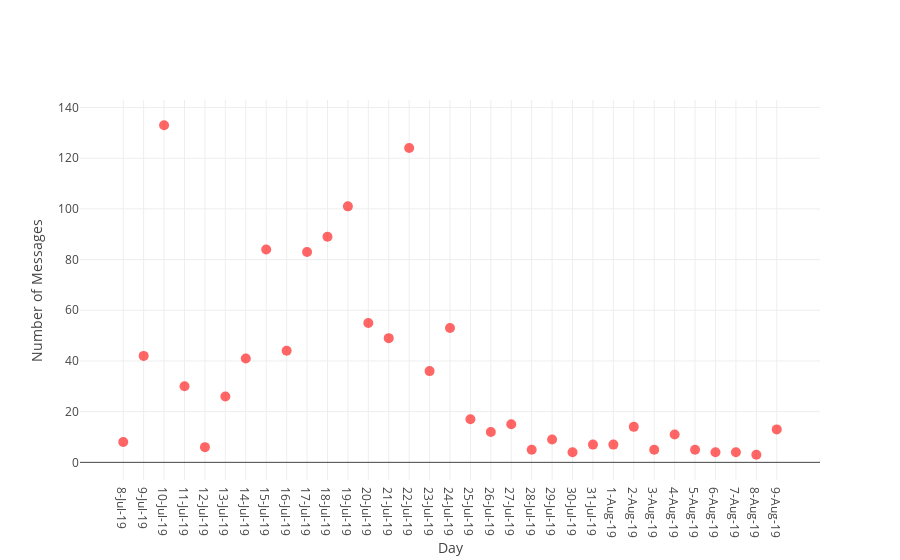

The notebook cell saved with this chart:
### Markdown cell above
<br>
<br>
<br>
<h1 ><center> Visualization </center></h1>

### Code cell
colors = np.random.rand(100)
sz = np.random.rand(100)*30
fig = go.Figure()
fig.add_scatter(x = anansi_msg['Date'],
                y = anansi_msg['Messages'],
                mode='markers',
                marker={'size': 10,
                        'color': 'Red',
                        'opacity': 0.6,
                        'colorscale': 'Viridis'
                       });

fig.layout.update(title='',
                   xaxis_title='Day',
                   yaxis_title='Number of Messages')

fig.show()

### Figure 1 — Plotly figure (JSON) as saved in the notebook; plotly's stock layout.template omitted (floating-point values rounded to 4 significant figures)
{"data": [{"marker": {"color": "Red", "colorscale": "Viridis", "opacity": 0.6, "size": 10}, "mode": "markers", "type": "scatter", "uid": "63fcce1b-d4c4-4c86-a41f-9829cec3c934", "x": ["8-Jul-19", "9-Jul-19", "10-Jul-19", "11-Jul-19", "12-Jul-19", "13-Jul-19", "14-Jul-19", "15-Jul-19", "16-Jul-19", "17-Jul-19", "18-Jul-19", "19-Jul-19", "20-Jul-19", "21-Jul-19", "22-Jul-19", "23-Jul-19", "24-Jul-19", "25-Jul-19", "26-Jul-19", "27-Jul-19", "28-Jul-19", "29-Jul-19", "30-Jul-19", "31-Jul-19", "1-Aug-19", "2-Aug-19", "3-Aug-19", "4-Aug-19", "5-Aug-19", "6-Aug-19", "7-Aug-19", "8-Aug-19", "9-Aug-19"], "y": [8, 42, 133, 30, 6, 26, 41, 84, 44, 83, 89, 101, 55, 49, 124, 36, 53, 17, 12, 15, 5, 9, 4, 7, 7, 14, 5, 11, 5, 4, 4, 3, 13]}], "layout": {"title": {"text": ""}, "xaxis": {"title": {"text": "Day"}}, "yaxis": {"title": {"text": "Number of Messages"}}}}
